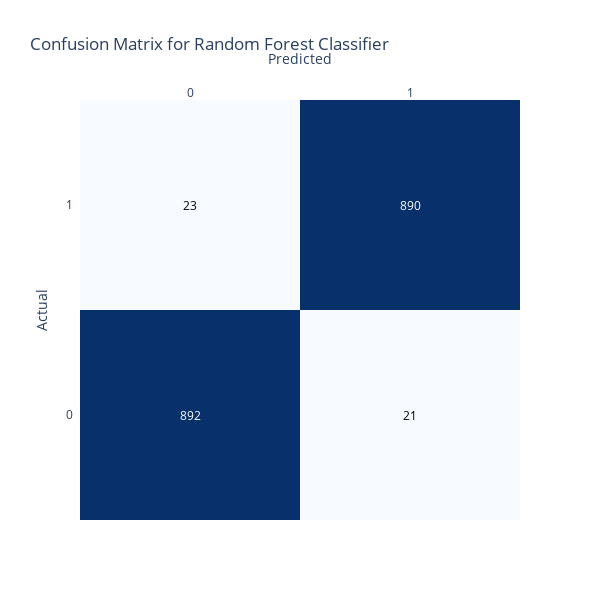
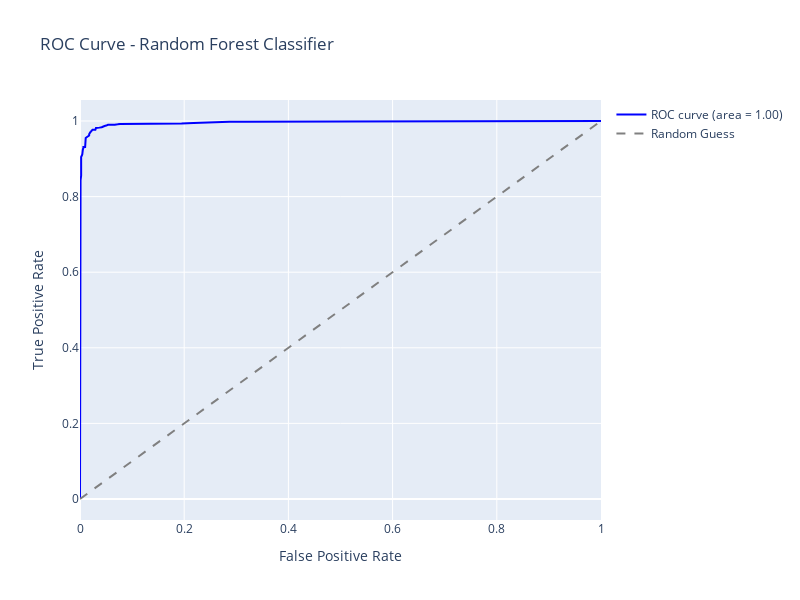
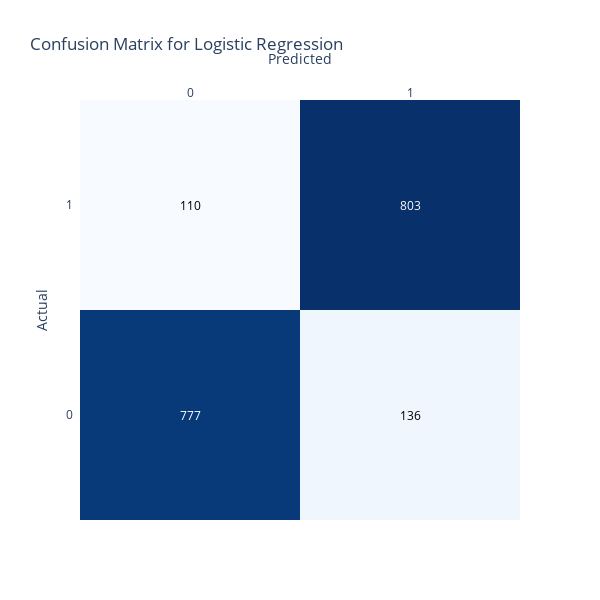
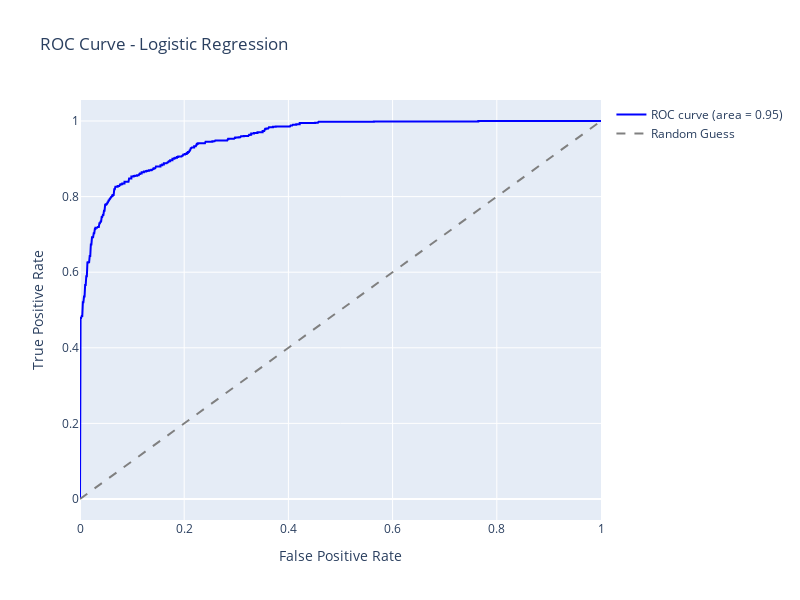

Notebook cell for these charts, in order:
### Code cell
classifiers = {
    'Random Forest Classifier': RandomForestClassifier(class_weight='balanced', random_state=seed),
    'Logistic Regression': LogisticRegression(class_weight='balanced', random_state=seed, max_iter=1000),
    'K-Nearest Neighbors': KNeighborsClassifier(),
}


model_comparison_evaluate(classifiers, X_train, y_train, skfold)

### Figure 1 — Plotly figure (JSON) as saved in the notebook; plotly's stock layout.template omitted (floating-point values rounded to 4 significant figures)
{"data": [{"colorscale": [[0, "rgb(247,251,255)"], [0.125, "rgb(222,235,247)"], [0.25, "rgb(198,219,239)"], [0.375, "rgb(158,202,225)"], [0.5, "rgb(107,174,214)"], [0.625, "rgb(66,146,198)"], [0.75, "rgb(33,113,181)"], [0.875, "rgb(8,81,156)"], [1, "rgb(8,48,107)"]], "reversescale": false, "showscale": false, "type": "heatmap", "x": [0, 1], "y": [0, 1], "z": [[892, 21], [23, 890]]}], "layout": {"annotations": [{"font": {"color": "#FFFFFF"}, "showarrow": false, "text": "892", "x": 0, "xref": "x", "y": 0, "yref": "y"}, {"font": {"color": "#000000"}, "showarrow": false, "text": "21", "x": 1, "xref": "x", "y": 0, "yref": "y"}, {"font": {"color": "#000000"}, "showarrow": false, "text": "23", "x": 0, "xref": "x", "y": 1, "yref": "y"}, {"font": {"color": "#FFFFFF"}, "showarrow": false, "text": "890", "x": 1, "xref": "x", "y": 1, "yref": "y"}], "height": 600, "title": {"text": "Confusion Matrix for Random Forest Classifier"}, "width": 600, "xaxis": {"dtick": 1, "gridcolor": "rgb(0, 0, 0)", "showgrid": false, "side": "top", "ticks": "", "title": {"text": "Predicted"}}, "yaxis": {"dtick": 1, "showgrid": false, "ticks": "", "ticksuffix": "  ", "title": {"text": "Actual"}}}}

### Figure 2 — Plotly figure (JSON) as saved in the notebook; plotly's stock layout.template omitted (floating-point values rounded to 4 significant figures)
{"data": [{"line": {"color": "blue", "width": 2}, "mode": "lines", "name": "ROC curve (area = 1.00)", "type": "scatter", "x": [0, 0, 0, 0, 0, 0, 0, 0, 0, 0, 0.001095, 0.002191, 0.002191, 0.002191, 0.002191, 0.002191, 0.002191, 0.002191, 0.002191, 0.004381, 0.004381, 0.004381, 0.005476, 0.006572, 0.006572, 0.009858, 0.009858, 0.009858, 0.01095, 0.01095, 0.01095, 0.01095, 0.01095, 0.01095, 0.01205, 0.01424, 0.01643, 0.01752, 0.01752, 0.01862, 0.01972, 0.02081, 0.023, 0.0241, 0.0241, 0.02848, 0.02957, 0.03067, 0.03176, 0.03505, 0.03724, 0.04162, 0.04491, 0.0471, 0.05038, 0.05257, 0.05367, 0.06681, 0.069, 0.07229, 0.07667, 0.07886, 0.08215, 0.08762, 0.08981, 0.09419, 0.1019, 0.1117, 0.1205, 0.1271, 0.1314, 0.138, 0.1424, 0.1522, 0.1632, 0.1807, 0.195, 0.218, 0.2377, 0.253, 0.2727, 0.287, 0.3165, 0.3625, 0.4173, 0.5082, 1], "y": [0, 0.54, 0.6484, 0.7119, 0.7568, 0.7722, 0.7963, 0.8127, 0.828, 0.8324, 0.8434, 0.8554, 0.8773, 0.8806, 0.8861, 0.8938, 0.897, 0.9025, 0.9047, 0.9113, 0.9211, 0.9222, 0.9244, 0.9288, 0.931, 0.931, 0.9332, 0.9343, 0.9387, 0.9409, 0.9441, 0.9463, 0.9529, 0.9551, 0.9562, 0.9595, 0.9617, 0.9617, 0.965, 0.9704, 0.9704, 0.9715, 0.9748, 0.9759, 0.977, 0.977, 0.977, 0.9814, 0.9814, 0.9825, 0.9825, 0.9836, 0.9869, 0.9869, 0.988, 0.989, 0.9901, 0.9901, 0.9912, 0.9912, 0.9923, 0.9923, 0.9923, 0.9923, 0.9923, 0.9923, 0.9923, 0.9923, 0.9923, 0.9923, 0.9923, 0.9923, 0.9923, 0.9923, 0.9923, 0.9923, 0.9934, 0.9945, 0.9956, 0.9956, 0.9978, 0.9978, 0.9978, 0.9978, 0.9989, 0.9989, 1]}, {"line": {"color": "gray", "dash": "dash", "width": 2}, "mode": "lines", "name": "Random Guess", "type": "scatter", "x": [0, 1], "y": [0, 1]}], "layout": {"height": 600, "showlegend": true, "title": {"text": "ROC Curve - Random Forest Classifier"}, "width": 800, "xaxis": {"title": {"text": "False Positive Rate"}}, "yaxis": {"title": {"text": "True Positive Rate"}}}}

### Figure 3 — Plotly figure (JSON) as saved in the notebook; plotly's stock layout.template omitted (floating-point values rounded to 4 significant figures)
{"data": [{"colorscale": [[0, "rgb(247,251,255)"], [0.125, "rgb(222,235,247)"], [0.25, "rgb(198,219,239)"], [0.375, "rgb(158,202,225)"], [0.5, "rgb(107,174,214)"], [0.625, "rgb(66,146,198)"], [0.75, "rgb(33,113,181)"], [0.875, "rgb(8,81,156)"], [1, "rgb(8,48,107)"]], "reversescale": false, "showscale": false, "type": "heatmap", "x": [0, 1], "y": [0, 1], "z": [[777, 136], [110, 803]]}], "layout": {"annotations": [{"font": {"color": "#FFFFFF"}, "showarrow": false, "text": "777", "x": 0, "xref": "x", "y": 0, "yref": "y"}, {"font": {"color": "#000000"}, "showarrow": false, "text": "136", "x": 1, "xref": "x", "y": 0, "yref": "y"}, {"font": {"color": "#000000"}, "showarrow": false, "text": "110", "x": 0, "xref": "x", "y": 1, "yref": "y"}, {"font": {"color": "#FFFFFF"}, "showarrow": false, "text": "803", "x": 1, "xref": "x", "y": 1, "yref": "y"}], "height": 600, "title": {"text": "Confusion Matrix for Logistic Regression"}, "width": 600, "xaxis": {"dtick": 1, "gridcolor": "rgb(0, 0, 0)", "showgrid": false, "side": "top", "ticks": "", "title": {"text": "Predicted"}}, "yaxis": {"dtick": 1, "showgrid": false, "ticks": "", "ticksuffix": "  ", "title": {"text": "Actual"}}}}

### Figure 4 — Plotly figure (JSON) as saved in the notebook; plotly's stock layout.template omitted (floating-point values rounded to 4 significant figures; data arrays with more than 128 entries replaced by an {"elided": "..."} marker saying what was removed)
{"data": [{"line": {"color": "blue", "width": 2}, "mode": "lines", "name": "ROC curve (area = 0.95)", "type": "scatter", "x": {"elided": "312 float values"}, "y": {"elided": "312 float values"}}, {"line": {"color": "gray", "dash": "dash", "width": 2}, "mode": "lines", "name": "Random Guess", "type": "scatter", "x": [0, 1], "y": [0, 1]}], "layout": {"height": 600, "showlegend": true, "title": {"text": "ROC Curve - Logistic Regression"}, "width": 800, "xaxis": {"title": {"text": "False Positive Rate"}}, "yaxis": {"title": {"text": "True Positive Rate"}}}}
